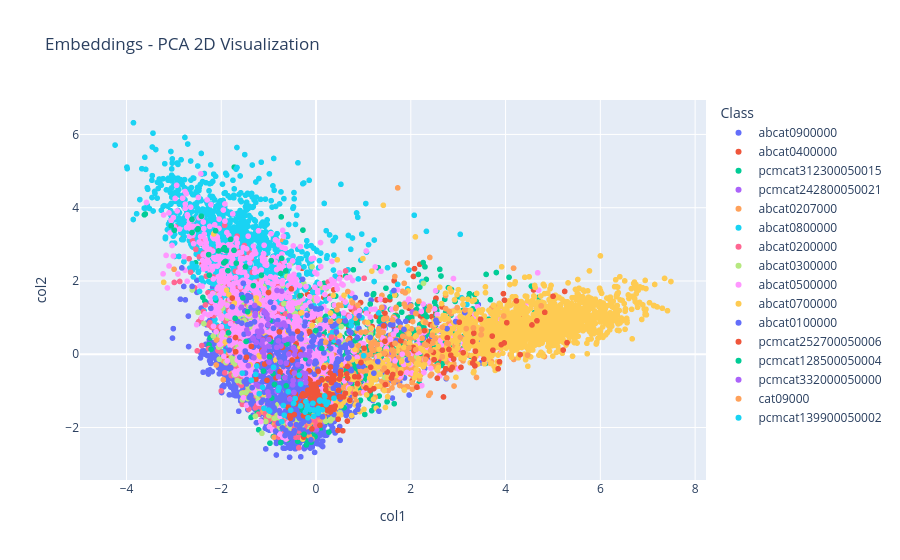

This figure's notebook cell:
### Markdown cell above
#### 3.2.3. Train and Evaluate Combined Model

### Code cell
# Combine text and image columns to form the feature set
X_train = train_df[text_columns + image_columns].values
X_test = test_df[text_columns + image_columns].values

# Train and evaluate models
trained_models = train_classic(X_train, X_test, y_train, y_test)

### Figure 1 — Plotly figure (JSON) as saved in the notebook; plotly's stock layout.template omitted (floating-point values rounded to 4 significant figures; data arrays with more than 128 entries replaced by an {"elided": "..."} marker saying what was removed)
{"data": [{"hovertemplate": "Class=abcat0900000<br>col1=%{x}<br>col2=%{y}<extra></extra>", "legendgroup": "abcat0900000", "marker": {"color": "#636efa", "symbol": "circle"}, "mode": "markers", "name": "abcat0900000", "showlegend": true, "type": "scattergl", "x": {"elided": "2796 float values"}, "xaxis": "x", "y": {"elided": "2796 float values"}, "yaxis": "y"}, {"hovertemplate": "Class=abcat0400000<br>col1=%{x}<br>col2=%{y}<extra></extra>", "legendgroup": "abcat0400000", "marker": {"color": "#EF553B", "symbol": "circle"}, "mode": "markers", "name": "abcat0400000", "showlegend": true, "type": "scattergl", "x": {"elided": "1049 float values"}, "xaxis": "x", "y": {"elided": "1049 float values"}, "yaxis": "y"}, {"hovertemplate": "Class=pcmcat312300050015<br>col1=%{x}<br>col2=%{y}<extra></extra>", "legendgroup": "pcmcat312300050015", "marker": {"color": "#00cc96", "symbol": "circle"}, "mode": "markers", "name": "pcmcat312300050015", "showlegend": true, "type": "scattergl", "x": {"elided": "1462 float values"}, "xaxis": "x", "y": {"elided": "1462 float values"}, "yaxis": "y"}, {"hovertemplate": "Class=pcmcat242800050021<br>col1=%{x}<br>col2=%{y}<extra></extra>", "legendgroup": "pcmcat242800050021", "marker": {"color": "#ab63fa", "symbol": "circle"}, "mode": "markers", "name": "pcmcat242800050021", "showlegend": true, "type": "scattergl", "x": {"elided": "355 float values"}, "xaxis": "x", "y": {"elided": "355 float values"}, "yaxis": "y"}, {"hovertemplate": "Class=abcat0207000<br>col1=%{x}<br>col2=%{y}<extra></extra>", "legendgroup": "abcat0207000", "marker": {"color": "#FFA15A", "symbol": "circle"}, "mode": "markers", "name": "abcat0207000", "showlegend": true, "type": "scattergl", "x": {"elided": "915 float values"}, "xaxis": "x", "y": {"elided": "915 float values"}, "yaxis": "y"}, {"hovertemplate": "Class=abcat0800000<br>col1=%{x}<br>col2=%{y}<extra></extra>", "legendgroup": "abcat0800000", "marker": {"color": "#19d3f3", "symbol": "circle"}, "mode": "markers", "name": "abcat0800000", "showlegend": true, "type": "scattergl", "x": {"elided": "1998 float values"}, "xaxis": "x", "y": {"elided": "1998 float values"}, "yaxis": "y"}, {"hovertemplate": "Class=abcat0200000<br>col1=%{x}<br>col2=%{y}<extra></extra>", "legendgroup": "abcat0200000", "marker": {"color": "#FF6692", "symbol": "circle"}, "mode": "markers", "name": "abcat0200000", "showlegend": true, "type": "scattergl", "x": {"elided": "1042 float values"}, "xaxis": "x", "y": {"elided": "1042 float values"}, "yaxis": "y"}, {"hovertemplate": "Class=abcat0300000<br>col1=%{x}<br>col2=%{y}<extra></extra>", "legendgroup": "abcat0300000", "marker": {"color": "#B6E880", "symbol": "circle"}, "mode": "markers", "name": "abcat0300000", "showlegend": true, "type": "scattergl", "x": {"elided": "810 float values"}, "xaxis": "x", "y": {"elided": "810 float values"}, "yaxis": "y"}, {"hovertemplate": "Class=abcat0500000<br>col1=%{x}<br>col2=%{y}<extra></extra>", "legendgroup": "abcat0500000", "marker": {"color": "#FF97FF", "symbol": "circle"}, "mode": "markers", "name": "abcat0500000", "showlegend": true, "type": "scattergl", "x": {"elided": "1681 float values"}, "xaxis": "x", "y": {"elided": "1681 float values"}, "yaxis": "y"}, {"hovertemplate": "Class=abcat0700000<br>col1=%{x}<br>col2=%{y}<extra></extra>", "legendgroup": "abcat0700000", "marker": {"color": "#FECB52", "symbol": "circle"}, "mode": "markers", "name": "abcat0700000", "showlegend": true, "type": "scattergl", "x": {"elided": "1692 float values"}, "xaxis": "x", "y": {"elided": "1692 float values"}, "yaxis": "y"}, {"hovertemplate": "Class=abcat0100000<br>col1=%{x}<br>col2=%{y}<extra></extra>", "legendgroup": "abcat0100000", "marker": {"color": "#636efa", "symbol": "circle"}, "mode": "markers", "name": "abcat0100000", "showlegend": true, "type": "scattergl", "x": {"elided": "578 float values"}, "xaxis": "x", "y": {"elided": "578 float values"}, "yaxis": "y"}, {"hovertemplate": "Class=pcmcat252700050006<br>col1=%{x}<br>col2=%{y}<extra></extra>", "legendgroup": "pcmcat252700050006", "marker": {"color": "#EF553B", "symbol": "circle"}, "mode": "markers", "name": "pcmcat252700050006", "showlegend": true, "type": "scattergl", "x": {"elided": "211 float values"}, "xaxis": "x", "y": {"elided": "211 float values"}, "yaxis": "y"}, {"hovertemplate": "Class=pcmcat128500050004<br>col1=%{x}<br>col2=%{y}<extra></extra>", "legendgroup": "pcmcat128500050004", "marker": {"color": "#00cc96", "symbol": "circle"}, "mode": "markers", "name": "pcmcat128500050004", "showlegend": true, "type": "scattergl", "x": [-1.732, -0.4575, -0.9827, -0.005681, -0.6162, 0.1218, -1.111, -0.1429, -0.6364, -0.339, -0.9338, -3.058, -1.801, -0.7647, -1.443, -1.859, -0.7263, -1.544, -2.42, -2.114, -1.918, -2.12, -1.709, -2.502, -0.2521, -0.8768, -1.488, -1.324, -1.684, -0.2907, -2.617, -3.623, -2.266, -2.253, -0.9528, -2.991, -0.2162, -2.489, -0.6306, -1.945, -0.9468, -0.7349, -1.152, -2.215, -1.475, -0.9707, -2.618, -1.911, -0.9084, -2.058, -3.603, -1.933, -1.847, -1.96, -0.6994, -0.7442, -0.3368, -1.894], "xaxis": "x", "y": [2.837, 0.1926, -0.07265, 0.6472, 0.2814, 0.1596, -0.46, -1.568, 2.275, -0.4779, -1.195, 3.503, 3.138, -0.2236, 1.161, 2.281, 2.618, 1.539, 3.766, 1.481, 2.53, 3.373, 0.9813, 3.406, -2.185, -0.8238, 2.39, 1.873, 2.486, -1.527, 3.321, 3.806, 2.72, 2.159, 0.3436, 3.385, -0.1185, 3.428, -0.8621, 2.493, 2.556, 3.75, 2.16, 0.1367, 0.3494, 0.9163, 3.681, 2.532, -0.5282, 2.82, 3.828, 2.91, 0.5847, 2.863, -0.631, 2.204, 1.598, 2.825], "yaxis": "y"}, {"hovertemplate": "Class=pcmcat332000050000<br>col1=%{x}<br>col2=%{y}<extra></extra>", "legendgroup": "pcmcat332000050000", "marker": {"color": "#ab63fa", "symbol": "circle"}, "mode": "markers", "name": "pcmcat332000050000", "showlegend": true, "type": "scattergl", "x": [-0.6288, -1.261, -1.142, -0.9935, -1.158, -1.574, -1.094, -0.3248, -0.4534, -1.331, -0.2252, -1.135, -1.069, -0.2182, -1.089, -0.9962, -1.091, -0.2287, -1.112, -0.6483, -0.4392, -0.8248, -0.995, -0.791, -1.212, -0.1466, -0.8058, -1.428, -1.459, -0.4832, -1.135, -1.097, -0.2177, -0.6577, -1.324, -0.33, -1.013, -1.261, -1.016, -0.74, -1.428, -1.278, -0.6654, -0.8218, -0.8234, -1.037, -0.7229, -1.161, -1.009, -0.5543, -0.7946, -0.3004, -0.4994, -0.9605, -1.122, -0.5571, -0.8291, -0.1294, -0.4924, -1.0, -1.286, -0.3861, -1.208, -0.7595, -0.6842, -0.6842, -1.144, -0.4954, -0.466, -0.753, -0.8928, -0.5732, -1.31, -0.4765, -1.297, -0.4714, -0.5962, -0.2869, -1.233, -0.4564, -0.4994, -0.1324], "xaxis": "x", "y": [-0.2425, 0.3222, 0.284, -0.2155, 0.6507, 1.281, -0.06327, -0.01641, -0.007124, 0.4427, -0.01521, 0.06299, 1.138, -0.5276, 0.1865, -1.128, 1.17, -0.645, 0.04576, 0.778, 0.1037, 0.81, 0.4026, -0.6133, -0.8725, -0.04755, -0.9513, -0.3113, 0.6678, -0.7187, 0.06299, 0.1189, -0.7692, -0.6366, 0.4211, -0.7364, 0.9605, -0.83, -1.028, 0.2249, 0.5682, 1.109, 0.3861, -1.016, 1.741, 1.083, 1.723, 0.7822, 0.812, -1.219, 0.3631, -0.02636, 0.4346, -0.4596, 0.3816, 1.045, 0.1886, -0.1996, -0.8345, 0.2219, 1.053, -0.2876, 0.4886, 0.8043, 0.8514, 0.8514, 0.6099, 0.3888, -1.044, -0.2192, -0.3802, 0.006552, -0.09431, 0.172, 1.333, 0.1754, 0.4156, -0.5098, 0.6251, -0.5132, 0.4346, 0.08289], "yaxis": "y"}, {"hovertemplate": "Class=cat09000<br>col1=%{x}<br>col2=%{y}<extra></extra>", "legendgroup": "cat09000", "marker": {"color": "#FFA15A", "symbol": "circle"}, "mode": "markers", "name": "cat09000", "showlegend": true, "type": "scattergl", "x": {"elided": "132 float values"}, "xaxis": "x", "y": {"elided": "132 float values"}, "yaxis": "y"}, {"hovertemplate": "Class=pcmcat139900050002<br>col1=%{x}<br>col2=%{y}<extra></extra>", "legendgroup": "pcmcat139900050002", "marker": {"color": "#19d3f3", "symbol": "circle"}, "mode": "markers", "name": "pcmcat139900050002", "showlegend": true, "type": "scattergl", "x": [0.134, -1.099, -0.127, -1.364, -0.1817, -0.723, 0.1804, -0.4738, 0.04634, 0.04707, 0.1726, 0.1798, -0.4396, 0.08107, 0.2537, -0.6908, -0.7976, -1.25, -1.128, -1.557, -0.1911, -0.0483, 0.04665, -2.125, 0.215, -0.6719, -1.199, -0.04769, -0.9999, -0.3254, -0.2135, -0.9802, 0.07928, -0.8973, -0.1695, -0.3547, -0.5859, -0.2266, -0.06537, -0.5351, -1.274, -0.7817, -0.3236, 0.3789], "xaxis": "x", "y": [-1.514, -1.473, -1.509, -0.7098, -1.396, -1.84, -1.138, -1.34, -1.583, -1.479, -1.285, -1.266, -1.208, -1.25, -1.315, -1.4, -0.9832, -0.3205, -0.9019, -0.5148, -1.482, -1.691, -1.606, 1.535, -1.372, -1.662, -1.076, -1.523, -1.524, -1.41, -1.292, -1.552, -1.277, -0.3562, -1.733, -0.5725, -1.021, -1.579, -1.338, -1.529, -0.5499, -0.9133, -0.8133, -1.2], "yaxis": "y"}], "layout": {"legend": {"title": {"text": "Class"}, "tracegroupgap": 0}, "title": {"text": "Embeddings - PCA 2D Visualization"}, "xaxis": {"anchor": "y", "domain": [0, 1], "title": {"text": "col1"}}, "yaxis": {"anchor": "x", "domain": [0, 1], "title": {"text": "col2"}}}}
